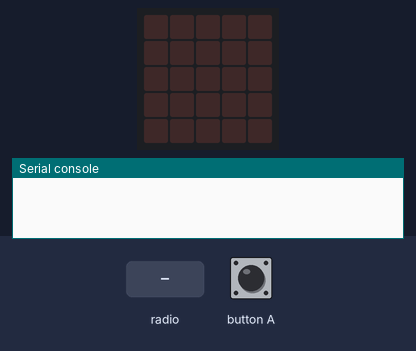
The program below on a simulated BBC micro:bit (MakeCode). On the bench: the board's 5×5 LED display, the last lines printed to the serial console. Inputs (shaded band) come from the test bench. No radio messages arrive unless stated (any console line starting 'radio sent:' is added by the test bench).

Above: at 1.2 s.
1.3 s: radio message "smilee" arrives
At 2.0 s:
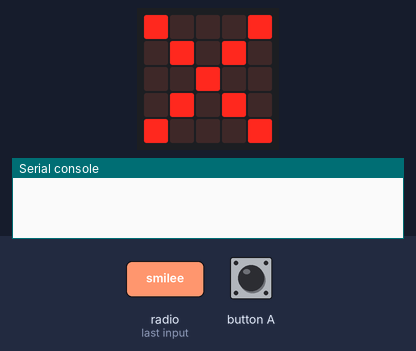
2.8 s: button A pressed for 0.15 s
At 3.8 s:
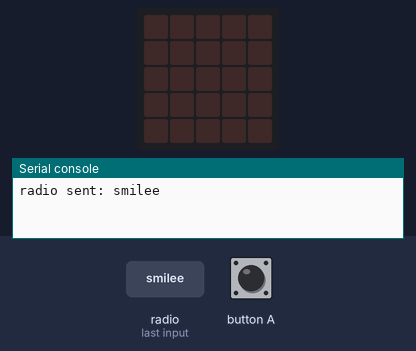
4.4 s: radio message "smile" arrives
At 5.5 s:
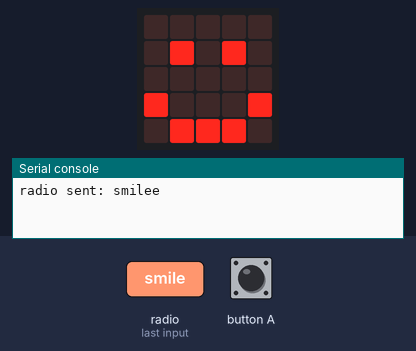
Timing chart, 0 to 7.4 s (numbered marks = the images above; inputs shaded):
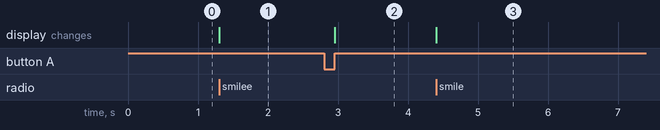

The program:

main.ts
```typescript
input.onButtonPressed(Button.A, function () {
    basic.clearScreen()
    radio.sendString("smilee")
})
radio.onReceivedString(function (receivedString) {
    if (receivedString == "smile") {
        basic.showIcon(IconNames.Happy)
    } else {
        basic.showIcon(IconNames.No)
    }
})
radio.setGroup(2)
```

test.ts
```typescript
// aquí va el archivo "tests"; esto no se compilará cuando este paquete se utilice como una extensión.
```

Measured:
- after the input at 1.3 s, the display: changes at once (image 1)
- after the input at 2.8 s, the display: changes after 0.15 s (image 2)
- after the input at 4.4 s, the display: changes at once (image 3)
